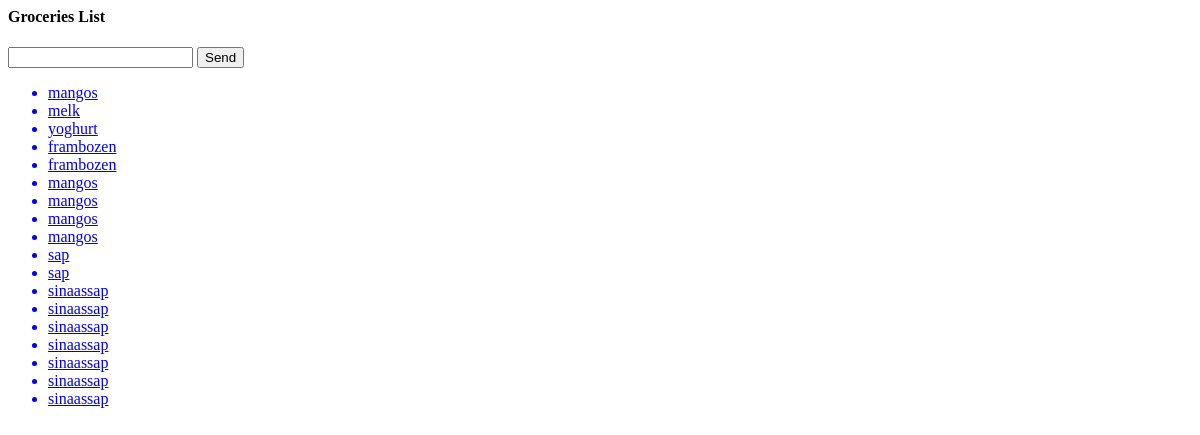
Before: /opdracht8.php with the older database file.
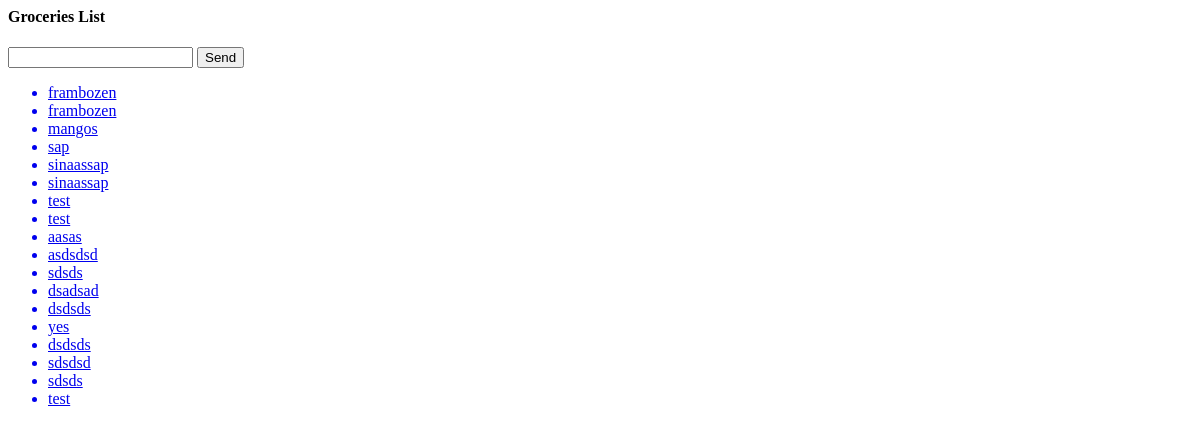
After: the same page with the newer database file.
### tables this page shows
CREATE TABLE "product" (
	"idproduct"	INTEGER PRIMARY KEY AUTOINCREMENT,
	"omschrijving"	TEXT
);

### opdracht8.php (the view, shortened to what this page needs)
<html>
<head>
</head>
    <body>
        <h4>Groceries List</h4>
        <form action="" method="post">
            <input type="text"name="groc">
            <input type="submit" name="submit" value="Send">
        </form>
    <ol style="list-style-type:disc;">
        <?php   session_start();
        $db = new SQLite3('boodschappen_opdracht7.sqlite', SQLITE3_OPEN_CREATE | SQLITE3_OPEN_READWRITE);
        try {
            $i = 0;
            $db->exec('BEGIN');
            $item = $db->query('SELECT omschrijving FROM product');
            $nid = $db->query('SELECT idproduct FROM product');
                while ($row = $item->fetchArray()) {
                    $row1 = $nid->fetchArray();
                    echo "<a href=?index=$row1[$i]><li id=" .$row1[$i]. ">".$row[$i]."</li>";
                }
        }
        catch(PDOException $e) {
            echo $e->getMessage();
        }
        ?>
    </ol>
    </body>
    </html>

Changed rows visible on the page:
removed product: omschrijving "mangos"
removed product: omschrijving "melk"
removed product: omschrijving "yoghurt"
removed product: omschrijving "mangos"
removed product: omschrijving "mangos"
removed product: omschrijving "mangos"
removed product: omschrijving "sap"
removed product: omschrijving "sinaassap"
removed product: omschrijving "sinaassap"
removed product: omschrijving "sinaassap"
removed product: omschrijving "sinaassap"
removed product: omschrijving "sinaassap"
added product: omschrijving "test"
added product: omschrijving "test"
added product: omschrijving "aasas"
added product: omschrijving "asdsdsd"
added product: omschrijving "sdsds"
added product: omschrijving "dsadsad"
added product: omschrijving "dsdsds"
added product: omschrijving "yes"
added product: omschrijving "dsdsds"
added product: omschrijving "sdsdsd"
added product: omschrijving "sdsds"
added product: omschrijving "test"
